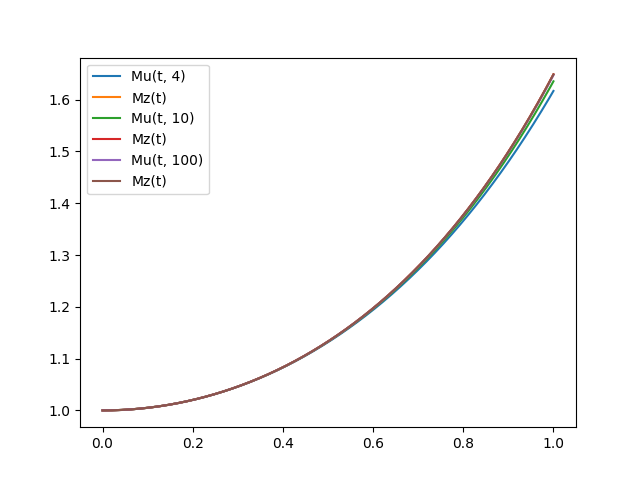

Source code (Python):
import numpy as np
import matplotlib.pyplot as plt

def Mu(t, n):
    return np.exp(n * np.log((np.exp(t/np.sqrt(n)) + np.exp(-t/np.sqrt(n))) / 2))

def Mz(t):
    return np.exp(t**2 / 2)

N = [4, 10, 100]

for n in N:
    t = np.linspace(0,1,1000)
    U = [Mu(i, n) for i in t]
    Z = [Mz(i) for i in t]
    plt.plot(t, U, label=f'Mu(t, {n})')
    plt.plot(t, Z, label='Mz(t)')
    plt.legend()

plt.savefig("5c.png")